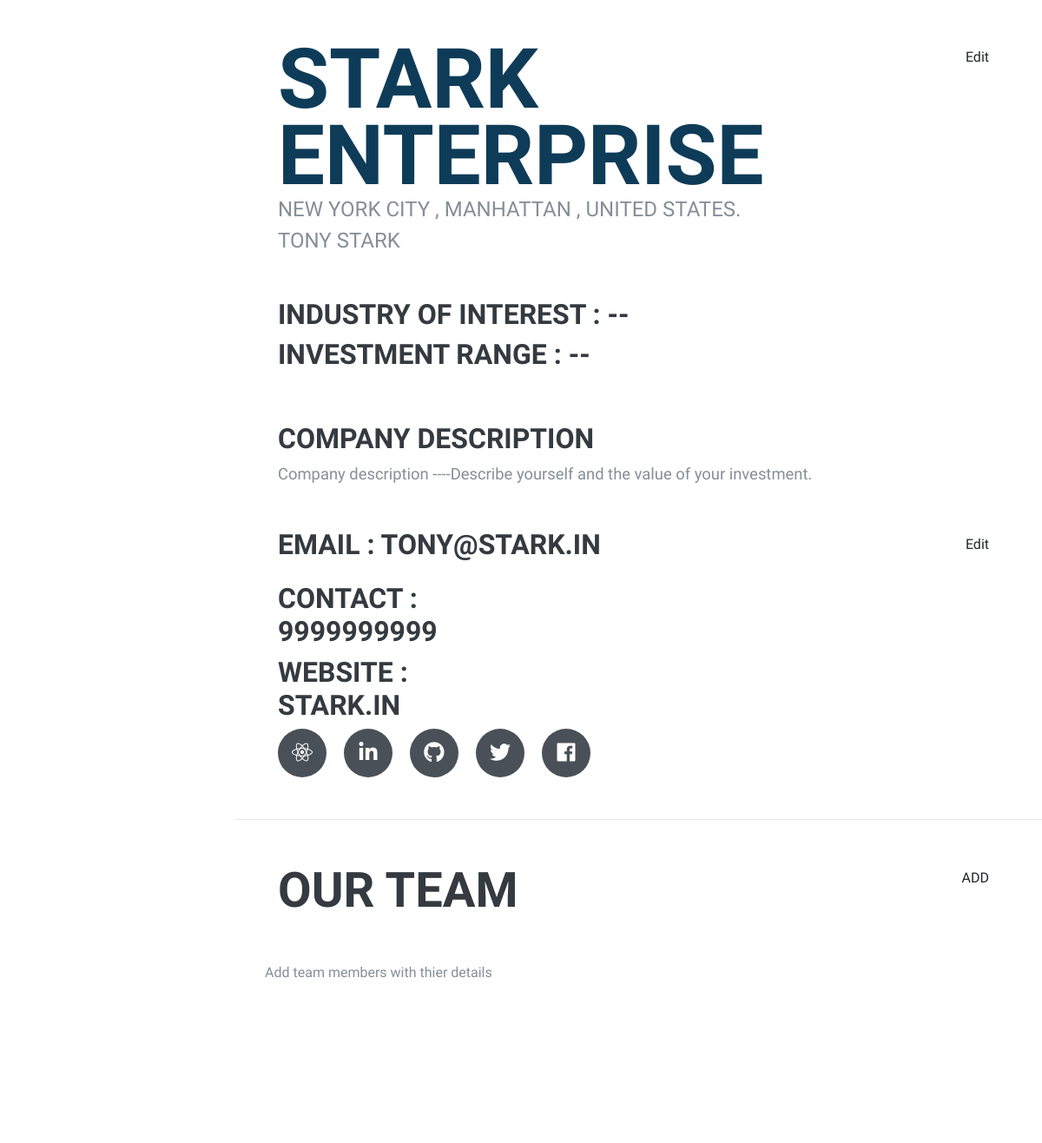
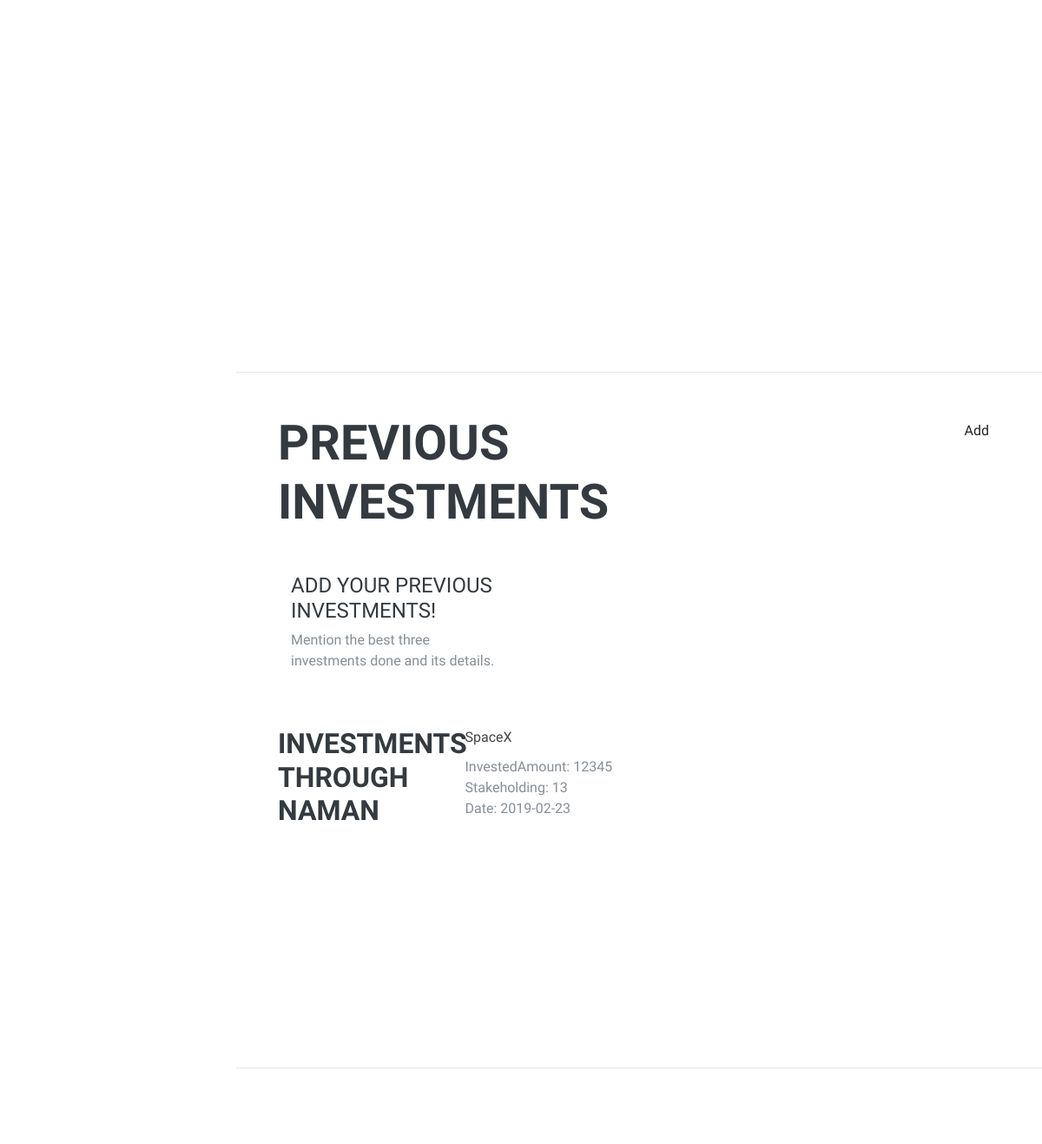
The app's page /Investor/inst (signed in, middle part), older data (2 pictures, top to bottom).
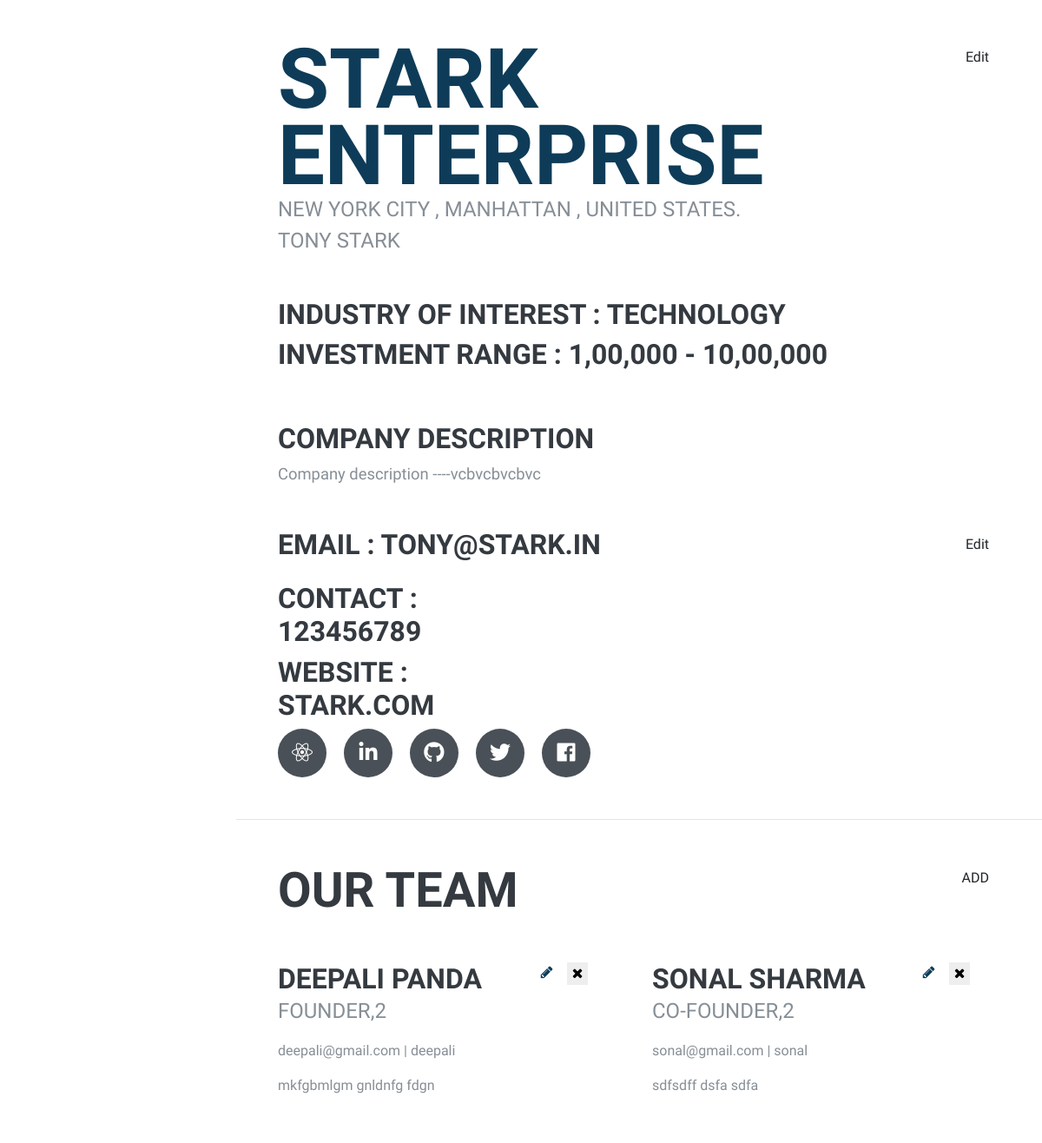
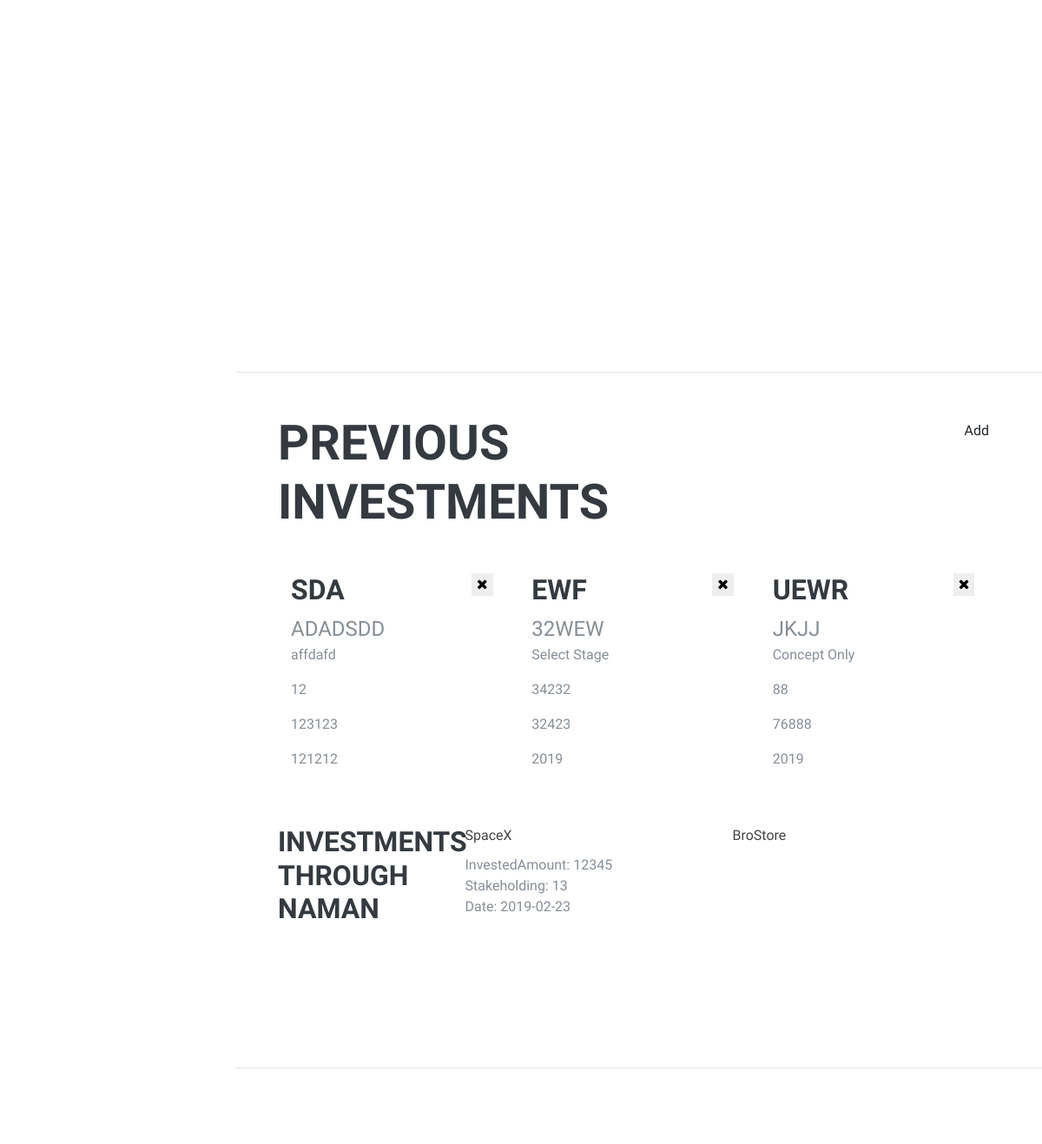
The same page, newer data (2 pictures, top to bottom).
### tables this page shows
CREATE TABLE `inv_addetails` (
  `InvID` varchar(20) NOT NULL,
  `IOI` varchar(200) DEFAULT NULL,
  `Facebook` varchar(200) DEFAULT NULL,
  `Twitter` varchar(200) DEFAULT NULL,
  `LinkedIn` varchar(200) DEFAULT NULL,
  `Instagram` varchar(200) DEFAULT NULL,
  `Others` varchar(200) DEFAULT NULL,
  `Role` varchar(200) DEFAULT NULL,
  `Partner` varchar(200) DEFAULT NULL,
  `InvRange` varchar(200) DEFAULT NULL,
  `Summary` varchar(200) DEFAULT NULL
);

CREATE TABLE `inv_details` (
  `InvID` varchar(20) NOT NULL,
  `CName` varchar(200) DEFAULT NULL,
  `FName` varchar(200) NOT NULL,
  `LName` varchar(200) NOT NULL,
  `Email` varchar(200) NOT NULL,
  `Phone` varchar(200) NOT NULL,
  `Website` varchar(200) DEFAULT NULL,
  `City` varchar(200) NOT NULL,
  `State` varchar(200) NOT NULL,
  `Country` varchar(200) NOT NULL,
  `AvgInvestment` varchar(200) NOT NULL,
  `Type` varchar(50) NOT NULL
);

CREATE TABLE `requests` (
  `ReqID` int(10) NOT NULL,
  `Inv_ID` varchar(20) NOT NULL,
  `St_ID` varchar(20) NOT NULL,
  `Deal` binary(1) NOT NULL DEFAULT '\0',
  `Round` varchar(30) NOT NULL,
  `Amount` int(50) NOT NULL,
  `Date` varchar(30) NOT NULL,
  `Stakehold` int(10) NOT NULL
);

CREATE TABLE `st_details` (
  `StpID` varchar(20) NOT NULL,
  `Stname` varchar(200) NOT NULL,
  `Ffname` varchar(200) NOT NULL,
  `Sfname` varchar(200) NOT NULL,
  `Email` varchar(200) NOT NULL,
  `Phone` varchar(200) NOT NULL,
  `Type` varchar(200) NOT NULL,
  `Address` varchar(200) NOT NULL,
  `City` varchar(200) NOT NULL,
  `State` varchar(200) NOT NULL,
  `Country` varchar(200) NOT NULL,
  `Website` varchar(200) NOT NULL,
  `Investment` varchar(200) NOT NULL
);

CREATE TABLE `inv_group` (
  `ID` int(50) NOT NULL,
  `InvID` varchar(20) NOT NULL,
  `Name` varchar(200) NOT NULL,
  `Designation` varchar(200) NOT NULL,
  `Email` varchar(200) NOT NULL,
  `LinkedIn` varchar(200) NOT NULL,
  `Years` int(50) NOT NULL,
  `Expertise` varchar(200) NOT NULL
);

CREATE TABLE `inv_previnvestment` (
  `ID` int(50) NOT NULL,
  `InvID` varchar(20) NOT NULL,
  `Name` varchar(200) NOT NULL,
  `Year` varchar(200) NOT NULL,
  `Amount` varchar(200) NOT NULL,
  `Stage` varchar(200) NOT NULL,
  `Stake` varchar(200) NOT NULL,
  `Website` varchar(200) NOT NULL
);

### investor/inst/index.php (the view, shortened to what the changed rows need)
<?php
	require '../../server.php';
	$u = $_SESSION['InvID'];
	$qu = "SELECT * FROM inv_details WHERE InvID='$u'";
  $results = mysqli_query($db, $qu);
	$row = mysqli_fetch_assoc($results);
	$fname = $row['FName'];
  $lname = $row['LName'];
  $cname = $row['CName'];
  $city = $row['City'];
  $state = $row['State'];
	$country = $row['Country'];
	$phone = $row['Phone'];
  $email = $row['Email'];
	$website = $row['Website'];
  $qu = "SELECT * FROM inv_addetails WHERE InvID='$u'";
  $results = mysqli_query($db, $qu);
	$row = mysqli_fetch_assoc($results);
	$indOfInt=$row['IOI']==""? '--':$row['IOI'];
	$invrange = $row['InvRange']==""? '--':$row['InvRange'];
  $summary=$row['Summary']==""? 'Describe yourself and the value of your investment.':$row['Summary'];
?>
<!DOCTYPE html>
<html lang="en">
<head>
  <link href="../vendor/bootstrap/css/bootstrap.min.css" rel="stylesheet">
  <link rel="stylesheet" href="https://stackpath.bootstrapcdn.com/bootstrap/4.3.1/css/bootstrap.min.css">
  <link href="../vendor/fontawesome-free/css/all.min.css" rel="stylesheet">
  <link rel="stylesheet" href="https://cdnjs.cloudflare.com/ajax/libs/font-awesome/4.7.0/css/font-awesome.min.css">
  <link href="../css/inv.css" rel="stylesheet">
  <link href="../css/owlcarousel.css" rel="stylesheet">
</head>
<body id="page-top">
  <div class="container-fluid p-0">
  <section class="resume-section p-3 p-lg-5 d-flex align-items-center" id="companybasics">
      <div class="w-100">
        <div class="row">
          <div class="col-md-9">
              <h1 class="mb-0">
                  <span class="text-primary"><?=$cname?></span>
                </h1>
          </div>
          <div class="col-md-3">
          </div>
        </div>
          <div class="subheading"><?= $city ?> ,&nbsp;<?= $state ?> ,&nbsp;<?= $country ?>.
          </div>
          <div class="subheading mb-5"><?= $fname ?>&nbsp;<?= $lname ?>
          </div>
          <div class="row" >
              <div class="col-md-12">
                  <div class="section-title"><h3>Industry of interest  :   <?= $indOfInt ?></h3></div>
              </div>
          </div>
          <div class="row" >
              <div class="col-md-12">
                  <div class="section-title"><h3>Investment range  :   <?= $invrange ?></h3></div>
              </div>
          </div>
          <div class="row" >
              <div class="col-md-12">
              </div>
          </div>
          <p class="lead mb-5">Company description ----<?php echo $summary;?></p>
          <div class="row">
              <div class="col-md-9">
                  <div class="section-title"><h3>Email  :  <?=$email?></h3></div>
              </div>
              <div class="col-md-3">
                </div>
          </div>
          <div class="row" >
              <div class="col-md-4">
                  <div class="section-title"><h3>Contact  : <?=$phone?></h3></div>
              </div>
          </div>
          <div class="row" >
              <div class="col-md-4">
                  <div class="section-title"><h3>Website  : <?=$website?></h3></div>
              </div>
          </div>
          <div class="social-icons">
            <a href="#">
            </a>
            <a href="#">
            </a>
            <a href="#">
            </a>
            <a href="#">
            </a>
            <a href="#">
            </a>
          </div>
        </div>
  </section>
  <section class="resume-section p-3 p-lg-5 d-flex justify-content-center" id="teams">
    <div class="w-100">
      <div class="row">
        <div class="col-md-9">
          <h2 class="mb-5">
            Our Team
          </h2>
        </div>
        <div class="col-md-3">
        </div>
      </div>
      <div class=row>
      <?php
			    	$q = "SELECT * FROM inv_group where InvID='$u';";
		    		$results=mysqli_query($db, $q);
					if (mysqli_num_rows($results) > 0) {
            while($row = mysqli_fetch_assoc($results)) {
              echo '<div class="col-md-6">';
              echo '<div class="resume-item d-flex flex-column flex-md-row justify-content-between mb-5">';
              echo '<div class="resume-content">';
              echo '<div class="row">';
              echo '<div class="col-md-10">';
              echo '<h3 class="mb-0">';
              echo $row["Name"] ;
              echo '</h3>';
              echo '</div>';
              echo '<div class="col-md-2">';
              echo '<div class="row">';
              echo '<div class="col-md-1">';
              echo '<a href="" data-toggle="modal" data-target="#ourteamform"><i class="fa fa-pencil "></i></a></div>';
              echo '<div class="col-md-1">';
              echo '<form method="post" action="index.php">
                    <input class="member" type="number" name="member" value="'.$row['ID'].'">
                    <button name="rem_mem" value="rem_mem" type="submit" class="rem_mem"  ><i class="fa fa-close"></i></button>
                    </form>
                    </div>
                  </div>
                </div>
              </div>
              <div class="subheading mb-3">';
                echo $row["Designation"]. "," .$row["Years"].'</div>';
                echo '<p>' .$row["Email"]. " | " .$row["LinkedIn"]. '</p>';
                echo '<p>' .$row["Expertise"]. '</p>';
                echo '</div>';
                echo '</div>';
                echo '</div>';
              }
             }
           else{
            echo 'Add team members with thier details';
          }
?>
</div>
      </div>
    </section>
    <section class="resume-section p-3 p-lg-5 d-flex justify-content-center" id="investment">
      <div class="w-100">
          <div class="row">
            <div class="col-md-9">
              <h2 class="mb-5">
                Previous Investments
              </h2>
            </div>
          </div>
          <div class="resume-item d-flex flex-column flex-md-row justify-content-between mb-5">
            <div class="col-md-12">
              <div class="row">
                <?php
                $q = "SELECT * FROM inv_previnvestment where InvID='$u';";
                $results=mysqli_query($db, $q);
                if (mysqli_num_rows($results) > 0) {
                  while($row = mysqli_fetch_assoc($results)) {
                echo'<div class="col-md-3">
                  <div class="profile-item">
                    <div class="media">
                      <div class="media-body">
                        <h3 class="media-heading">';
                        echo $row["Name"];
                        echo '</h3>';
                        echo '<div class="subheading">'.$row["Website"].'</div>';
                        echo '<p>'.$row["Stage"].'</p>';
                        echo '<p>'.$row["Stake"].'</p>';
                        echo '<p>'.$row["Amount"].'</p>';
                        echo '<p>'.$row["Year"].'</p>';
                      echo '</div>
                    </div>
                  </div>
                </div>
                <div class="col-md-1">
                <form method="post" action="index.php">
                <input class="invest" type="number" name="invest" value="'.$row['ID'].'">
                <button name="rem_inv" value="rem_inv" type="submit" class="rem_inv" ><i class="fa fa-close"></i></button>
                </form>
                </div>';
                  }
                }
                else{
                  echo'<div class="col-md-4">';
                    echo'<div class="profile-item">';
                      echo'<div class="media">';
                        echo'<div class="media-body">';
                          echo '<h3 class="subheading">Add your previous investments!</h3>';
                          echo '<p>Mention the best three investments done and its details.</p>';
                          echo'</div>';
                        echo'</div>';
                      echo'</div>';
                    echo'</div>';
                }
                ?>
            </div>
          </div>
        </div>
      <div class="w-100">
        <div class="row">
            <div class="col-md-9">
              <div id="review">
              <?php
                $q = "SELECT * FROM requests where Inv_ID='$u';";
                $results=mysqli_query($db, $q);
                if (mysqli_num_rows($results) > 0) {
                  while($row = mysqli_fetch_assoc($results)) {
                    $stid=$row['St_ID'];
                    $qu = "SELECT * FROM st_details where StpID='$stid';";
                    $result = mysqli_query($db, $qu);
                    $row1= mysqli_fetch_assoc($result);
                      echo '<div class="item">';
                        echo '<div class="media">';
                          echo '<div class="media-body">';
                            echo '<div class="user-name">'.$row1["Stname"].'</div>';
                          echo '</div>';
                        echo '</div>';
                        echo'<div class="review-text">';
                          if($row['Deal'] == 1){
                            echo 'Invested';
                             echo 'Amount: '.$row['Amount'];
                        echo '<br>';
                        echo 'Stakeholding: '.$row['Stakehold'];
                        echo '<br>';
                        echo 'Date: '.$row['Date'];
                        };
                        echo'</div>';
                        echo'</div>';
                      }
                    }
                    ?>
              </div>
            </div>
      </div>
    </section>
  </div>
</body>
</html>

Row changes from the older to the newer data that the page shows:
changed inv_details "STARK ENTERPRISE": Phone "9999999999" → "123456789"; Website "STARK.IN" → "STARK.COM"
changed inv_addetails: IOI "--" → "TECHNOLOGY"; InvRange "--" → "1,00,000 - 10,00,000"; Summary "Describe yourself and the value of your investment." → "vcbvcbvcbvc"
added inv_group: Name "DEEPALI PANDA", Designation "FOUNDER", Years "2", Email "deepali@gmail.com", LinkedIn "deepali", Expertise "mkfgbmlgm gnldnfg fdgn"
added inv_group: Name "SONAL SHARMA", Designation "CO-FOUNDER", Years "2", Email "sonal@gmail.com", LinkedIn "sonal", Expertise "sdfsdff dsfa sdfa"
added inv_previnvestment: Name "SDA", Website "ADADSDD", Stage "affdafd", Stake "12", Amount "123123", Year "121212"
added inv_previnvestment: Name "EWF", Website "32WEW", Stage "Select Stage", Stake "34232", Amount "32423", Year "2019"
added inv_previnvestment: Name "UEWR", Website "JKJJ", Stage "Concept Only", Stake "88", Amount "76888", Year "2019"
added requests: st_details.Stname "BroStore"
Text that changed along with them:
text no longer shown: "Add team members with thier details ADD YOUR PREVIOUS INVESTMENTS! Mention the best three investments done and its details."
